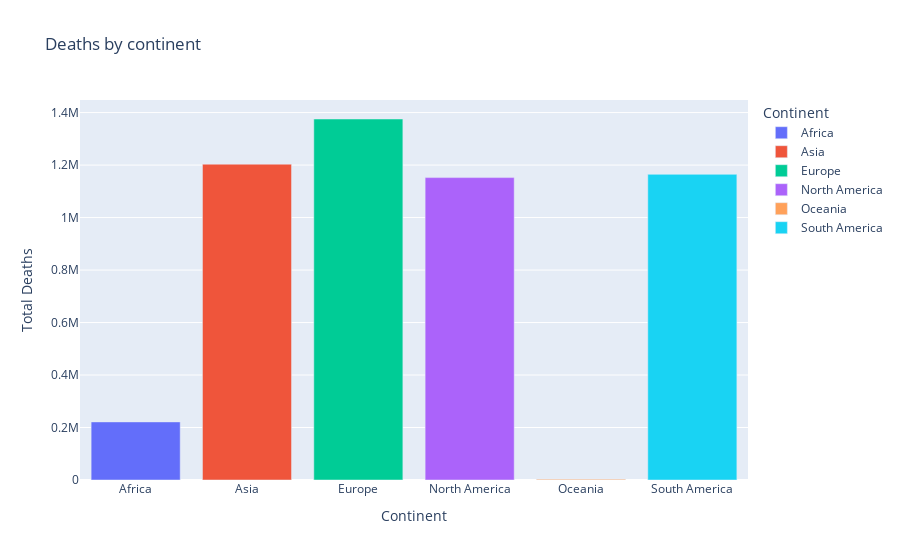

Notebook code cell kept with this figure:
### Code cell
px.bar(results_by_cont, x="Continent", y="Total Deaths", color="Continent", title="Deaths by continent")

### Figure 1 — Plotly figure (JSON) as saved in the notebook; plotly's stock layout.template omitted (floating-point values rounded to 4 significant figures)
{"data": [{"alignmentgroup": "True", "hovertemplate": "Continent=%{x}<br>Total Deaths=%{y}<extra></extra>", "legendgroup": "Africa", "marker": {"color": "#636efa", "pattern": {"shape": ""}}, "name": "Africa", "offsetgroup": "Africa", "orientation": "v", "showlegend": true, "textposition": "auto", "type": "bar", "x": ["Africa"], "xaxis": "x", "y": [221384], "yaxis": "y"}, {"alignmentgroup": "True", "hovertemplate": "Continent=%{x}<br>Total Deaths=%{y}<extra></extra>", "legendgroup": "Asia", "marker": {"color": "#EF553B", "pattern": {"shape": ""}}, "name": "Asia", "offsetgroup": "Asia", "orientation": "v", "showlegend": true, "textposition": "auto", "type": "bar", "x": ["Asia"], "xaxis": "x", "y": [1203461], "yaxis": "y"}, {"alignmentgroup": "True", "hovertemplate": "Continent=%{x}<br>Total Deaths=%{y}<extra></extra>", "legendgroup": "Europe", "marker": {"color": "#00cc96", "pattern": {"shape": ""}}, "name": "Europe", "offsetgroup": "Europe", "orientation": "v", "showlegend": true, "textposition": "auto", "type": "bar", "x": ["Europe"], "xaxis": "x", "y": [1375566], "yaxis": "y"}, {"alignmentgroup": "True", "hovertemplate": "Continent=%{x}<br>Total Deaths=%{y}<extra></extra>", "legendgroup": "North America", "marker": {"color": "#ab63fa", "pattern": {"shape": ""}}, "name": "North America", "offsetgroup": "North America", "orientation": "v", "showlegend": true, "textposition": "auto", "type": "bar", "x": ["North America"], "xaxis": "x", "y": [1152262], "yaxis": "y"}, {"alignmentgroup": "True", "hovertemplate": "Continent=%{x}<br>Total Deaths=%{y}<extra></extra>", "legendgroup": "Oceania", "marker": {"color": "#FFA15A", "pattern": {"shape": ""}}, "name": "Oceania", "offsetgroup": "Oceania", "orientation": "v", "showlegend": true, "textposition": "auto", "type": "bar", "x": ["Oceania"], "xaxis": "x", "y": [3157], "yaxis": "y"}, {"alignmentgroup": "True", "hovertemplate": "Continent=%{x}<br>Total Deaths=%{y}<extra></extra>", "legendgroup": "South America", "marker": {"color": "#19d3f3", "pattern": {"shape": ""}}, "name": "South America", "offsetgroup": "South America", "orientation": "v", "showlegend": true, "textposition": "auto", "type": "bar", "x": ["South America"], "xaxis": "x", "y": [1164766], "yaxis": "y"}], "layout": {"barmode": "relative", "legend": {"title": {"text": "Continent"}, "tracegroupgap": 0}, "title": {"text": "Deaths by continent"}, "xaxis": {"anchor": "y", "categoryarray": ["Africa", "Asia", "Europe", "North America", "Oceania", "South America"], "categoryorder": "array", "domain": [0, 1], "title": {"text": "Continent"}}, "yaxis": {"anchor": "x", "domain": [0, 1], "title": {"text": "Total Deaths"}}}}
